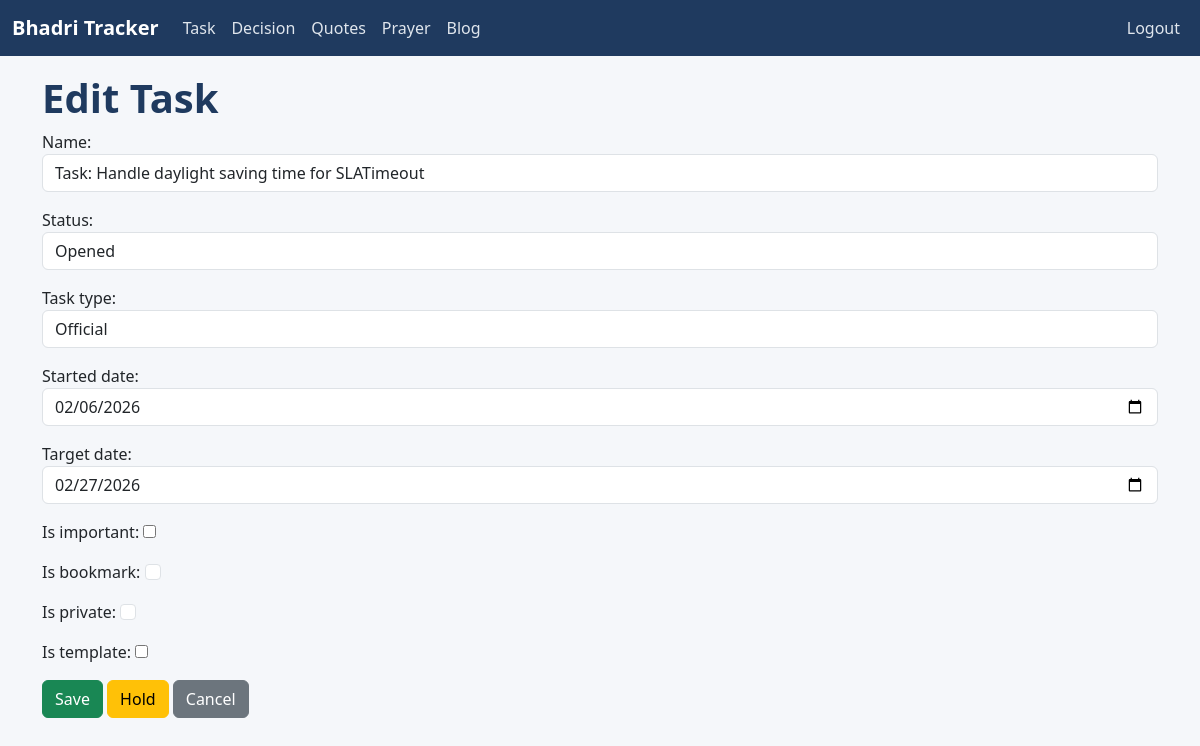
The app's page /task/79/edit/ (signed in), older data.
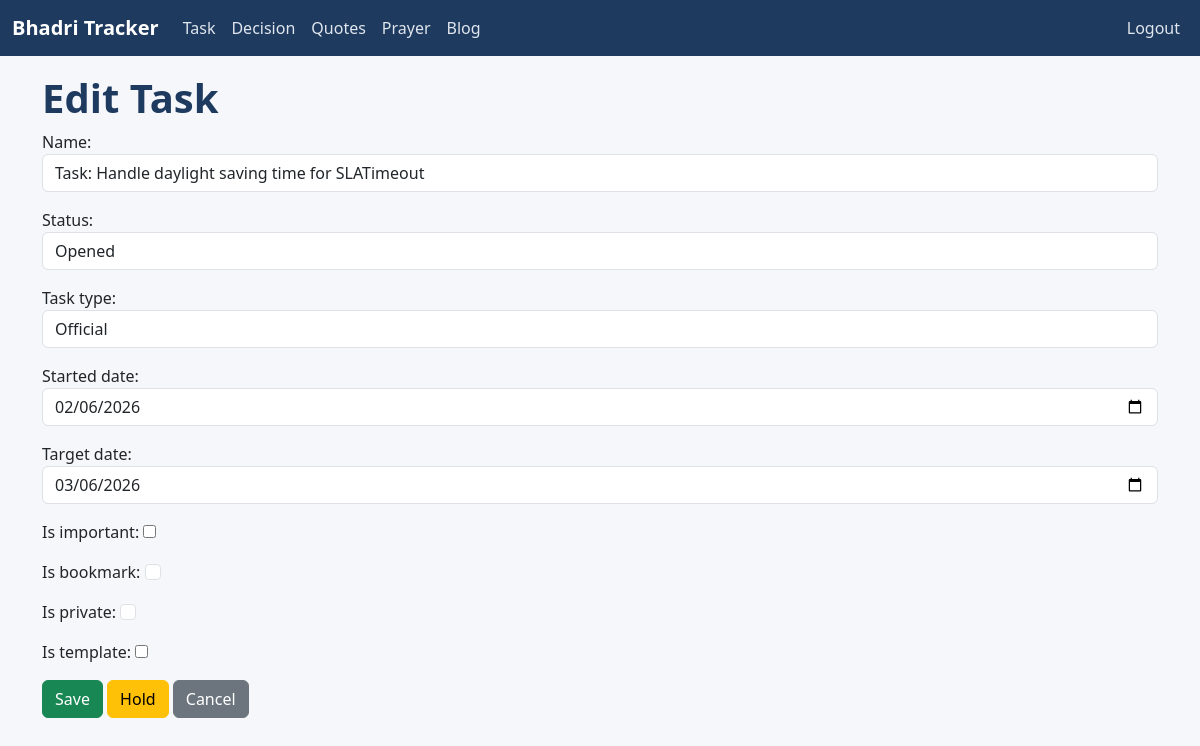
The same page, newer data.
### tracker/models.py (models this page shows, shortened)
class Task(models.Model):
    STATUS_CHOICES = [
        ('Opened', 'Opened'),
        ('InProgress', 'In Progress'),
        ('Completed', 'Completed'),
        ('Cancelled', 'Cancelled'),
        ('Hold', 'Hold'),
    ]
    name = models.CharField(max_length=200)
    status = models.CharField(max_length=20, choices=STATUS_CHOICES, default='Opened')
    task_type = models.ForeignKey(TaskType, on_delete=models.CASCADE)
    started_date = models.DateField(default=timezone.localtime(), null=True, blank=True)
    created_date = models.DateField(auto_now_add=True)
    updated_date = models.DateField(auto_now=True)
    completed_date = models.DateField(null=True, blank=True)
    target_date = models.DateField(default=timezone.localtime(), null=True, blank=True)
    is_bookmark = models.BooleanField(default=False)
    is_private = models.BooleanField(default=False)
    is_important = models.BooleanField(default=False)
    is_template = models.BooleanField(default=False)

class TaskType(models.Model):
    name = models.CharField(max_length=50, unique=True)
    class Meta:
        ordering = ['name']
    def __str__(self):
        return self.name

### tracker/views.py (the view)
# urls.py: path('task/<int:pk>/edit/', views.TaskUpdateView.as_view(), name='task_update'),
class TaskUpdateView(LoginRequiredMixin, UpdateView):
    model = Task
    form_class = TaskForm
    template_name = 'tracker/task_form.html'
    success_url = reverse_lazy('tracker:task_list')

### tracker/forms.py
class TaskForm(forms.ModelForm):
    class Meta:
        model = Task
        fields = ['name', 'status', 'task_type', 'started_date', 'target_date', 'is_important', 'is_bookmark', 'is_private', 'is_template']
        widgets = {
            'name': forms.TextInput(attrs={'class': 'form-control'}),
            'status': forms.Select(attrs={'class': 'form-control'}),
            'task_type': forms.Select(attrs={'class': 'form-control', 'required': True}),
            'started_date': forms.DateInput(attrs={'class': 'form-control', 'type': 'date'}),
            'is_bookmark': forms.CheckboxInput(attrs={'class': 'form-check-input'}),
            'target_date': forms.DateInput(attrs={'class': 'form-control', 'type': 'date'}),
            'is_private': forms.CheckboxInput(attrs={'class': 'form-check-input'})
        }

### templates/tracker/task_form.html (shortened to what this page needs)
{% extends 'base.html' %}
{% block content %}
<h1>{{ form.instance.pk|yesno:"Edit Task,New Task" }}</h1>
<form method="POST">
  {{ form.as_p }}
  <button type="submit" class="btn btn-success">Save</button>
  {% if task %}
  <a href="{% url 'tracker:toggle_hold' task.id %}" class="btn btn-warning">Hold</a>
  {% endif %}
  <a href="{% url 'tracker:task_list' %}" class="btn btn-secondary">Cancel</a>
</form>
{% endblock %}

Row changes from the older to the newer data that the page shows:
changed Task "Edit Task": target_date "02/27/2026" → "03/06/2026"
